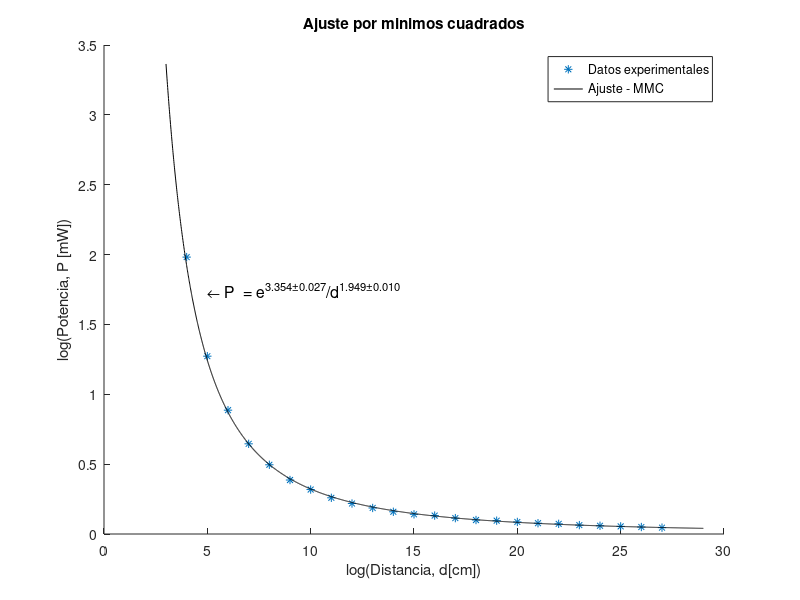

Here is the MATLAB script that generated this plot:
clear all; close all;
x = 4:1:27;
y = [1.981818182 1.272727273 0.886363636 0.645454545 0.495454545 0.386363636 0.318181818 0.259090909 0.218181818 0.186363636 0.159090909 0.140909091 0.131818182 0.113636364 0.1 0.095454545 0.086363636 0.077272727 0.072727273 0.063636364 0.059090909 0.054545455 0.05 0.045454545];

xx = 3:0.01:29;
yy = (exp(3.3544))./(xx.^1.949);

hold on;

plot(x,y,'*')
plot(xx,yy,'-bk')
legend('Datos experimentales','Ajuste - MMC') 
xlabel('log(Distancia, d[cm])');ylabel('log(Potencia, P [mW])');
title('Ajuste por minimos cuadrados')
text (5, 1.75, strcat ('\fontsize{16}\leftarrow P  = e^{3.354\pm0.027}/d^{1.949\pm0.010}'));
%x_err= 0.05;
%y_err= 0.0032;
%errorbar(x, y, x_err, ">", x, y, y_err, "~");
hold off;
print -djpeg -r100 grafica_ajuste.jpg
